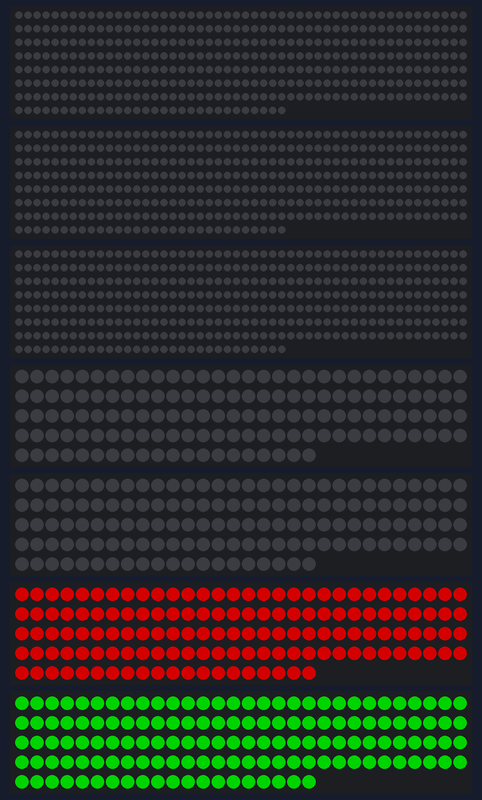
Bench run of a sketch on a simulated Arduino Mega 2560, built with avr-gcc and run on an emulated ATmega2560. Shown: 3 × 380 RGB LEDs in strip order, left to right, continuing on the next row, 4 × 140 RGB LEDs in strip order, left to right, continuing on the next row. Dim RGB values are drawn brighter than linear.

Above: at 0.1 s.
At 9.96 s:
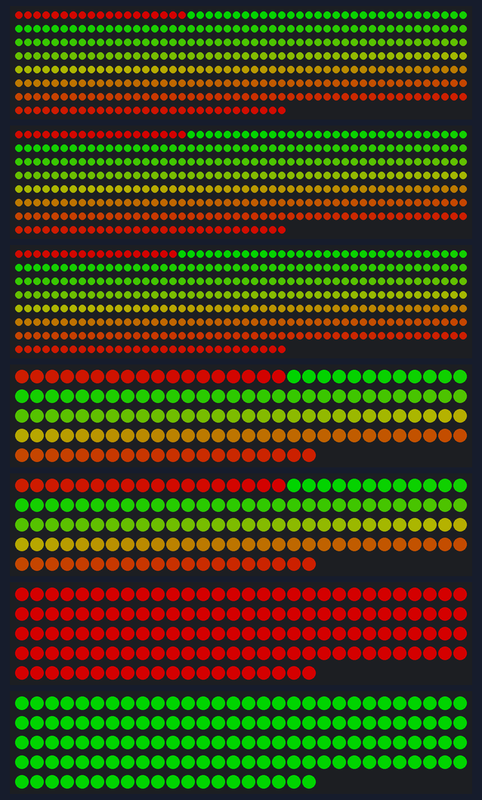
At 19.97 s:
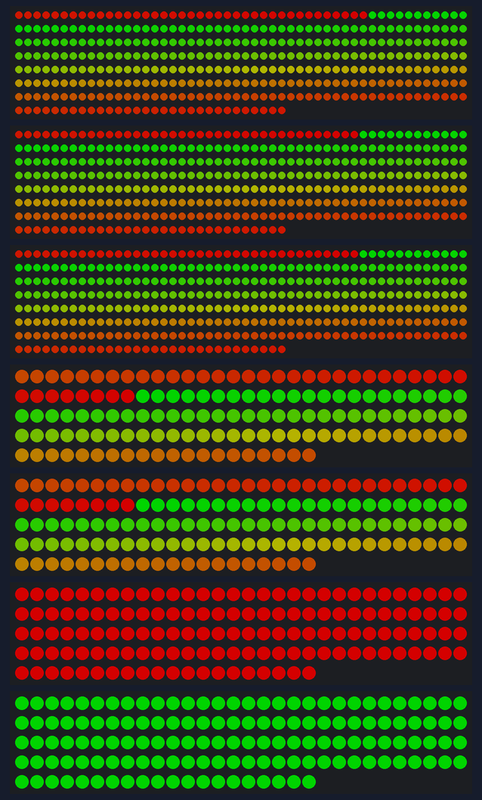
At 29.71 s:
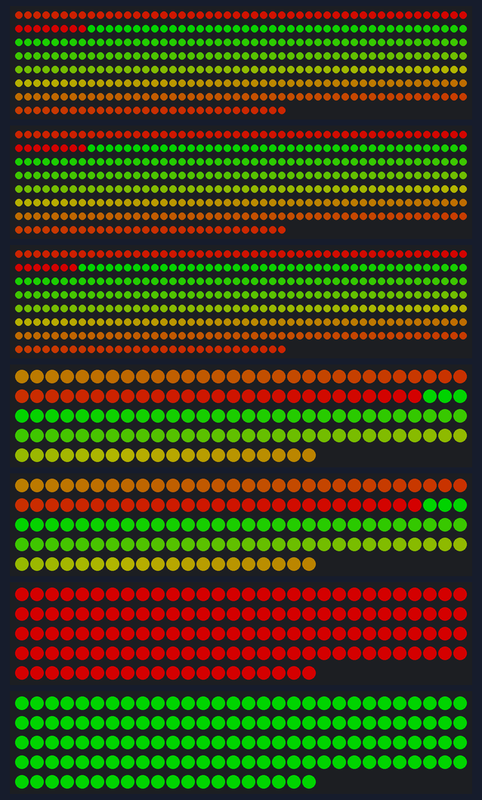
At 39.84 s:
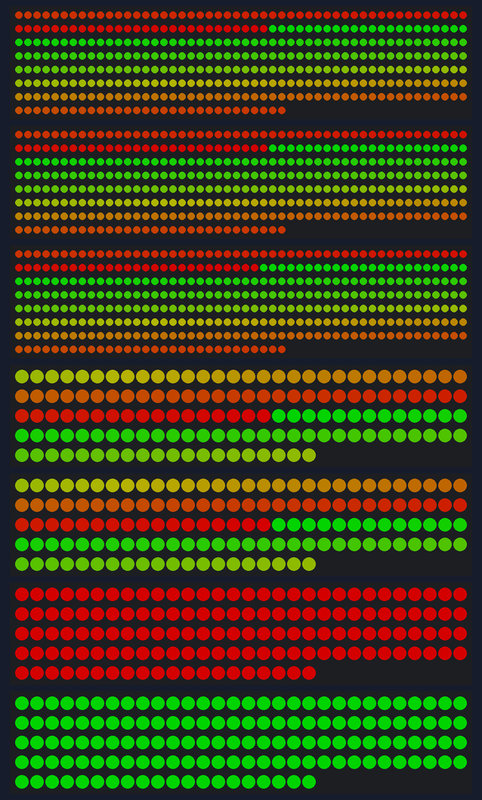

The sketch:

5gredient-3satatic.ino
```cpp
#include <Adafruit_NeoPixel.h>

#define PIN_STRIP1 23        // greadient 380
#define PIN_STRIP2 22        //  greadient 380
#define PIN_STRIP3 1         //  greadient 380
#define PIN_STRIP4 3         //  greadient 140
#define PIN_STRIP5 21        //  greadient 140
#define RED_PIN 19           //  strip (red color)
#define GREEN_PIN 18         //  strip (green color)
#define NUMPIXELS_STRIP1 380  // 380  give the number of greadient color
#define NUMPIXELS_STRIP2 140  // 140   give the number of greadient color
#define NUMPIXELS_RED 140     //140 statc red
#define NUMPIXELS_GREEN 140   //140 statc green

int runningPosition1 = 0;  // Variable for the running position on strip1
int brightness = 128;      // Initial brightness value (0 to 255)
int speed = 50;       // Adjust the delay to control the speed of the running effect

Adafruit_NeoPixel strip1 = Adafruit_NeoPixel(NUMPIXELS_STRIP1, PIN_STRIP1, NEO_GRB + NEO_KHZ800);
Adafruit_NeoPixel strip2 = Adafruit_NeoPixel(NUMPIXELS_STRIP1, PIN_STRIP2, NEO_GRB + NEO_KHZ800);
Adafruit_NeoPixel strip3 = Adafruit_NeoPixel(NUMPIXELS_STRIP1, PIN_STRIP3, NEO_GRB + NEO_KHZ800);
Adafruit_NeoPixel strip4 = Adafruit_NeoPixel(NUMPIXELS_STRIP2, PIN_STRIP4, NEO_GRB + NEO_KHZ800);
Adafruit_NeoPixel strip5 = Adafruit_NeoPixel(NUMPIXELS_STRIP2, PIN_STRIP5, NEO_GRB + NEO_KHZ800);
Adafruit_NeoPixel redStrip = Adafruit_NeoPixel(NUMPIXELS_RED, RED_PIN, NEO_GRB + NEO_KHZ800);
Adafruit_NeoPixel greenStrip = Adafruit_NeoPixel(NUMPIXELS_GREEN, GREEN_PIN, NEO_GRB + NEO_KHZ800);


void setup() {
  strip1.begin();
  strip2.begin();
  strip3.begin();
  strip4.begin();
  strip5.begin();
  redStrip.begin();    // Initialize the first NeoPixel strip
  greenStrip.begin();  // Initialize the second NeoPixel strip


  strip1.setBrightness(brightness);
  strip2.setBrightness(brightness);
  strip3.setBrightness(brightness);
  strip4.setBrightness(brightness);
  strip5.setBrightness(brightness);
  redStrip.setBrightness(brightness);
  greenStrip.setBrightness(brightness);

  colorWipe(redStrip, 255, 0, 0);//red color static
  colorWipe(greenStrip, 0, 255, 0);// green color static


  strip1.show();  // Initialize all pixels to 'off' for the first strip
  strip2.show();  // Initialize all pixels to 'off' for the second strip
  strip3.show();
  strip4.show();  // Initialize all pixels to 'off' for the second strip
  strip5.show();
  redStrip.show();
  greenStrip.show();
}

void loop() {
  greenToRedGradient(strip1, NUMPIXELS_STRIP1, runningPosition1);
  greenToRedGradient(strip2, NUMPIXELS_STRIP1, runningPosition1);
  greenToRedGradient(strip3, NUMPIXELS_STRIP1, runningPosition1);
  greenToRedGradient(strip4, NUMPIXELS_STRIP2, runningPosition1);
  greenToRedGradient(strip5, NUMPIXELS_STRIP2, runningPosition1);


  runningPosition1 = (runningPosition1 + 1) % NUMPIXELS_STRIP1;
  //  delay(4);
}

void greenToRedGradient(Adafruit_NeoPixel& strip, int numPixels, int position) {
  for (int i = 0; i < numPixels; i++) {
    // Calculate the color value based on the position in the gradient and running position
    uint8_t green = map((i - position + numPixels) % numPixels, 0, numPixels - 1, 255, 0);
    uint8_t red = map((i - position + numPixels) % numPixels, 0, numPixels - 1, 0, 255);

    // Set the color of the current pixel
    strip.setPixelColor(i, red, green, 0);
  }

  strip.show();  // Update the LED strip with the new colors
   delay(speed);  // Adjust the delay to control the speed of the running effect
}

// Fill the dots one after the other with a color for a specific strip
void colorWipe(Adafruit_NeoPixel& strip,int red,int green , int blue) {
  for (int i = 0; i < strip.numPixels(); i++) {
    strip.setPixelColor(i, strip.Color(red,green,blue));

  }
   strip.show();
}
```
